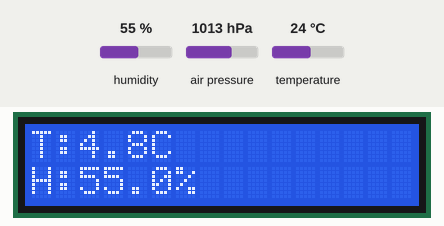
A program run on a simulated ESP32. Shown: 16×2 character LCD. Inputs (shaded band) come from the test bench; at power-on: humidity 55 %, temperature 24 °C, air pressure 1013 hPa. What the program prints to the serial monitor is not drawn.

Above: at 2.2 s.
2.3 s: humidity set to 22 %
At 3.5 s:
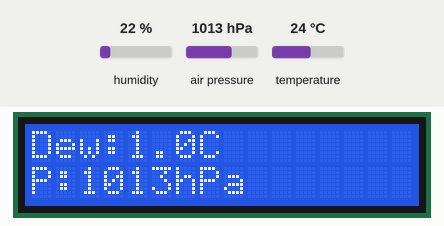
8.3 s: temperature set to 41 °C
At 12.6 s:
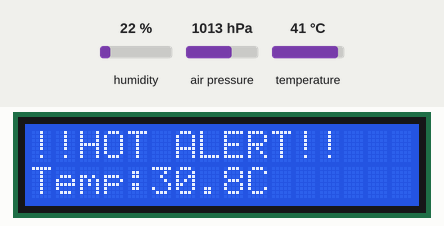
14.3 s: temperature set to 12 °C
At 16.2 s:
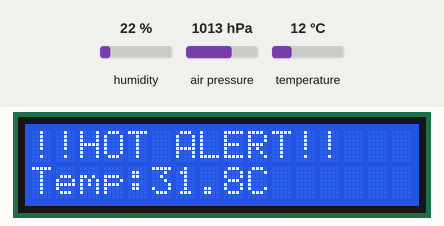
18.9 s: air pressure set to 952 hPa
At 20.8 s:
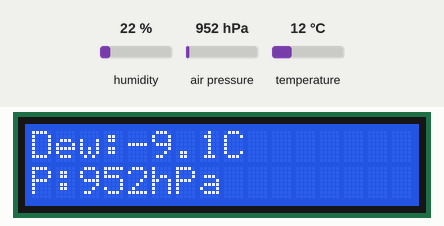
24.9 s: humidity set to 40 %
At 26.9 s:
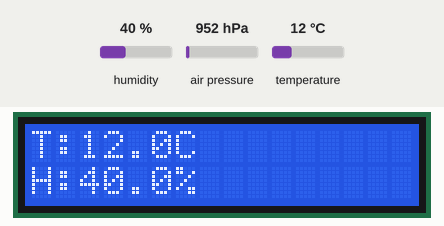
Timing chart, 0 to 28.4 s (numbered marks = the images above; inputs shaded):
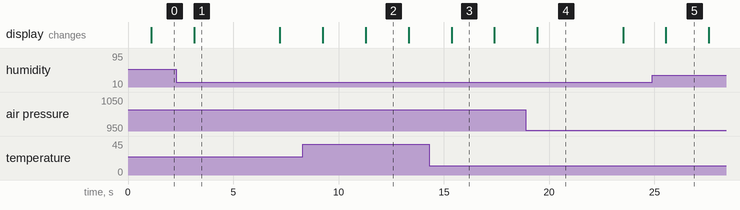

Measured:
- after the input at 24.9 s, the display: changes after 0.65 s (image 5)
- what the display in image 1 shows lasts 4.1 s, from 3.1 s to 7.2 s
- what the display in image 2 shows lasts 2.0 s, from 11.3 s to 13.3 s

The program:

main.cpp
```cpp
#include <Arduino.h>
#include <Wire.h>
#include <Adafruit_Sensor.h>
#include <Adafruit_BME280.h>
#include <LiquidCrystal_I2C.h>

// BME280 I2C address (0x76 or 0x77)
// Check with I2C scanner if unsure
#define BME280_ADDRESS 0x76

#define WINDOW_SIZE 5

// Sea level pressure for altitude calculation (hPa)
#define SEALEVELPRESSURE_HPA 1013.25

#define LCD_ADDRESS 0x27
#define LCD_COLUMNS 16
#define LCD_ROWS 2

LiquidCrystal_I2C lcd(LCD_ADDRESS, LCD_COLUMNS, LCD_ROWS);
Adafruit_BME280 bme;
unsigned long lastSwitch = 0;
bool showMainScreen = true;
bool isHot = false;
// TODO: Implement sensor initialization
bool initSensor() {
    // 1. Initialize I2C with Wire.begin()
    Wire.begin();

    // 2. Initialize BME280 with bme.begin(address)
    //    Returns false if sensor not found
    if (!bme.begin(BME280_ADDRESS)) {
        Serial.println("Could not find a valid BME280 sensor, check wiring!");
        return false;
    }


    // 3. Configure sensor settings (optional):
    //    bme.setSampling(mode, tempSampling, pressSampling,
    //                    humSampling, filter, duration);

    return true;
}

float tempBuffer[WINDOW_SIZE] = {0};
int tempIndex = 0;

float calculateDewPoint(float temperature, float humidity) {
    // Approximation formula for dew point
    float a = 17.27;
    float b = 237.7;
    float alpha = ((a * temperature) / (b + temperature)) + log(humidity / 100.0);
    return (b * alpha) / (a - alpha);
}

float calculateHeatIndex(float T, float RH) {
    // Heat index formula (simplified)
    return T + 0.33 * RH - 0.70;
}

float movingAverage(float newValue) {
    tempBuffer[tempIndex] = newValue; // Add new value to buffer
    tempIndex = (tempIndex + 1) % WINDOW_SIZE; // Increment index and wrap around

    float sum = 0;// Calculate sum of values in buffer
    for (int i = 0; i < WINDOW_SIZE; i++) {
        sum += tempBuffer[i];// Sum all values in the buffer
    }
    return sum / WINDOW_SIZE;// Return average
}

void updateLCD(float temp, float hum, float dewPoint, float pressure) {
    unsigned long currentTime = millis();
    lcd.clear();

    if (currentTime - lastSwitch > 3000) {
        showMainScreen = !showMainScreen;
        lastSwitch = currentTime;
    }
    if (temp > 30.0) {
       lcd.setCursor(0, 0);
       lcd.print("!!HOT ALERT!! ");
       lcd.setCursor(0, 1);
       lcd.print("Temp:");
       lcd.print(temp, 1);
       lcd.print("C   ");
    return;
    }
    if (showMainScreen) {
        lcd.setCursor(0, 0);
        lcd.print("T:");
        lcd.print(temp, 1);
        lcd.print("C     ");

        lcd.setCursor(0, 1);
        lcd.print("H:");
        lcd.print(hum, 1);
        lcd.print("%     ");
    } else {
        lcd.setCursor(0, 0);
        lcd.print("Dew:");
        lcd.print(dewPoint, 1);
        lcd.print("C    ");

        lcd.setCursor(0, 1);
        lcd.print("P:");
        lcd.print(pressure, 0);
        lcd.print("hPa   ");
    }
}

void readSensor() {
    float temp = bme.readTemperature();
    float smoothTemp = movingAverage(temp);
    float hum = bme.readHumidity();
    float pressure = bme.readPressure() / 100.0F;
    float dewPoint = calculateDewPoint(temp, hum);

    Serial.println("----- RAW DATA -----");

    Serial.print("Temp: "); Serial.println(temp);
    Serial.print("Smoothed Temp: "); Serial.println(smoothTemp);
    Serial.print("Hum: "); Serial.println(hum);
    Serial.print("Pressure: "); Serial.println(pressure);
    Serial.print("Dew Point: "); Serial.println(dewPoint);

    Serial.println();

    Serial.printf("%lu,%.2f,%.2f,%.2f\n",
              millis(), smoothTemp, hum, pressure);

    // 🔥 HYSTERESIS (runs EVERY time)
    if (smoothTemp > 30.0) {
        isHot = true;
    } else if (smoothTemp < 28.0) {
        isHot = false;
    }

    // Debug
    if (isHot) {
        Serial.println("⚠️ HOT ALERT ACTIVE");
    }

    // 🔥 ALWAYS update LCD
    updateLCD(smoothTemp, hum, dewPoint, pressure);
}

void setup() {
    Serial.begin(115200);
    delay(1000);

    lcd.init();
    lcd.backlight();

    Serial.println("BME280 Sensor Example");
    Serial.println("=====================");

    // TODO: Initialize sensor
    // If initialization fails, print error and halt

    if (!initSensor()) {
        Serial.println("Failed to initialize sensor!");
        while (1) {
            // Halt
        }
    }

    Serial.println("Sensor initialized successfully!");
    Serial.println();
}

void loop() {
    // TODO: Read and display sensor data

    readSensor();

    delay(2000);
}
```
